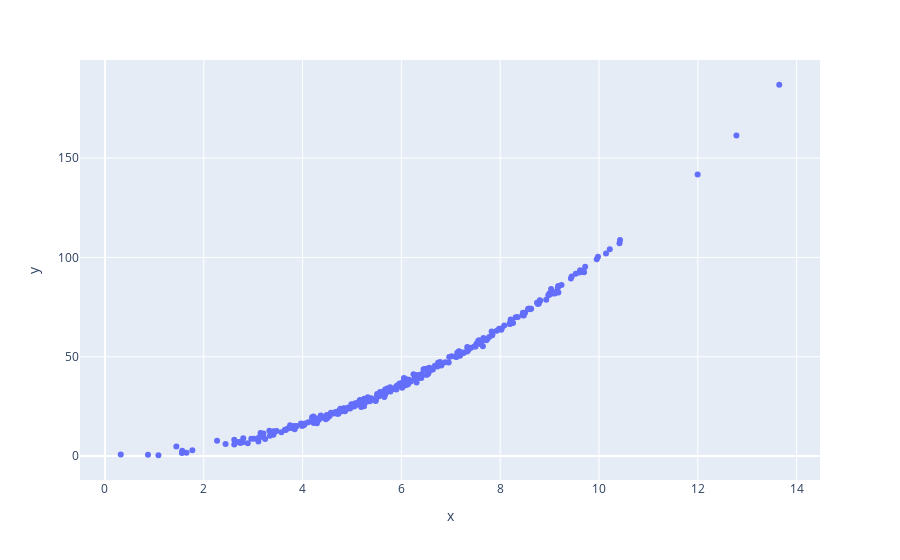

This figure's notebook cell:
### Markdown cell above
# Example below using Basis function on data that is exponential. 

## Regression is still linear on the weights on the basis function!
## Predictions can then be reverted back to original form by reverse basis function on data - here the basis function is to the the square root of the original data as is has exponential growth, so the reverse is to square the prediction of the linear regression to obtain the original data form.

### Code cell
# x1 = np.append(np.random.normal(2,1,5))
x1 = abs((np.random.normal(6,2,300)))
y1 = abs(x1**2+(np.random.normal(0,1,300)))
px.scatter(y=y1,x=x1)

### Figure 1 — Plotly figure (JSON) as saved in the notebook; plotly's stock layout.template omitted (floating-point values rounded to 4 significant figures; data arrays with more than 128 entries replaced by an {"elided": "..."} marker saying what was removed)
{"data": [{"hovertemplate": "x=%{x}<br>y=%{y}<extra></extra>", "legendgroup": "", "marker": {"color": "#636efa", "symbol": "circle"}, "mode": "markers", "name": "", "orientation": "v", "showlegend": false, "type": "scatter", "x": {"elided": "300 float values"}, "xaxis": "x", "y": {"elided": "300 float values"}, "yaxis": "y"}], "layout": {"legend": {"tracegroupgap": 0}, "margin": {"t": 60}, "xaxis": {"anchor": "y", "domain": [0, 1], "title": {"text": "x"}}, "yaxis": {"anchor": "x", "domain": [0, 1], "title": {"text": "y"}}}}
